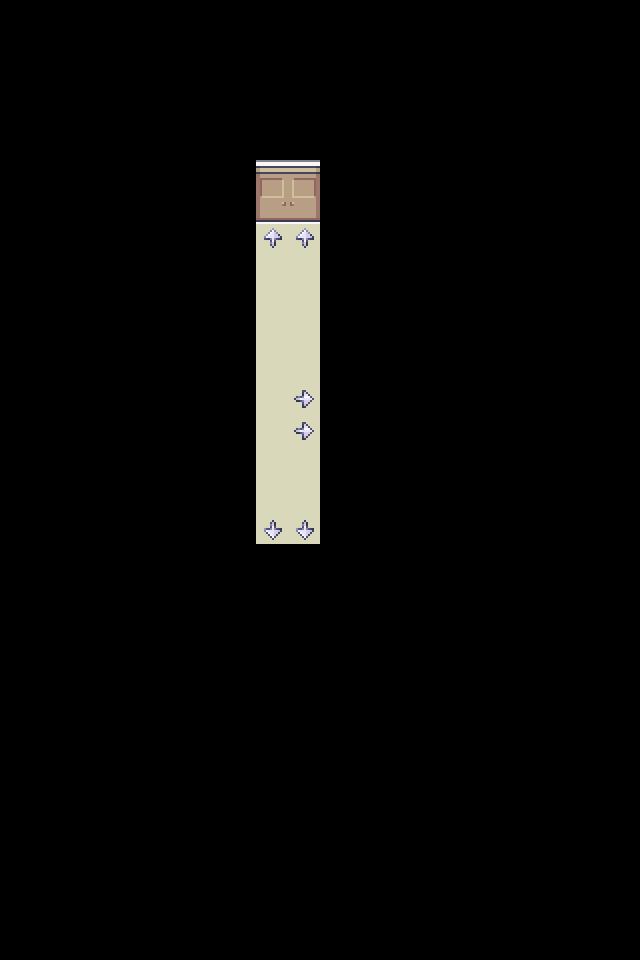

This game map was drawn from its Tiled (.tmx) file and the tilesets committed beside it. A one-line description and the full map source follow:
An orthogonal 20x30 tile map with 32x32 px tiles, 3 tile layers (base_1, base_2, top), 3 tilesets and 6 objects (3x shifter, 3x obstacle).

<map version="1.4" tiledversion="1.4.3" orientation="orthogonal" renderorder="right-down" width="20" height="30" tilewidth="32" tileheight="32" infinite="0" nextlayerid="5" nextobjectid="10">
 <tileset firstgid="1" source="tilesets/Tilesets_32x32.tsx" />
 <tileset firstgid="2321" source="tilesets/UI_32x32.tsx" />
 <tileset firstgid="2429" source="tilesets/Interiors_32x32.tsx" />
 <layer id="1" name="base_1" width="20" height="30">
  <data encoding="csv">
0,0,0,0,0,0,0,0,0,0,0,0,0,0,0,0,0,0,0,0,
0,0,0,0,0,0,0,0,0,0,0,0,0,0,0,0,0,0,0,0,
0,0,0,0,0,0,0,0,0,0,0,0,0,0,0,0,0,0,0,0,
0,0,0,0,0,0,0,0,0,0,0,0,0,0,0,0,0,0,0,0,
0,0,0,0,0,0,0,0,0,0,0,0,0,0,0,0,0,0,0,0,
0,0,0,0,0,0,0,0,417,417,0,0,0,0,0,0,0,0,0,0,
0,0,0,0,0,0,0,0,457,457,0,0,0,0,0,0,0,0,0,0,
0,0,0,0,0,0,0,0,2227,2227,0,0,0,0,0,0,0,0,0,0,
0,0,0,0,0,0,0,0,2227,2227,0,0,0,0,0,0,0,0,0,0,
0,0,0,0,0,0,0,0,2227,2227,0,0,0,0,0,0,0,0,0,0,
0,0,0,0,0,0,0,0,2227,2227,0,0,0,0,0,0,0,0,0,0,
0,0,0,0,0,0,0,0,2227,2227,0,0,0,0,0,0,0,0,0,0,
0,0,0,0,0,0,0,0,2227,2227,0,0,0,0,0,0,0,0,0,0,
0,0,0,0,0,0,0,0,2227,2227,0,0,0,0,0,0,0,0,0,0,
0,0,0,0,0,0,0,0,2227,2227,0,0,0,0,0,0,0,0,0,0,
0,0,0,0,0,0,0,0,2227,2227,0,0,0,0,0,0,0,0,0,0,
0,0,0,0,0,0,0,0,2227,2227,0,0,0,0,0,0,0,0,0,0,
0,0,0,0,0,0,0,0,0,0,0,0,0,0,0,0,0,0,0,0,
0,0,0,0,0,0,0,0,0,0,0,0,0,0,0,0,0,0,0,0,
0,0,0,0,0,0,0,0,0,0,0,0,0,0,0,0,0,0,0,0,
0,0,0,0,0,0,0,0,0,0,0,0,0,0,0,0,0,0,0,0,
0,0,0,0,0,0,0,0,0,0,0,0,0,0,0,0,0,0,0,0,
0,0,0,0,0,0,0,0,0,0,0,0,0,0,0,0,0,0,0,0,
0,0,0,0,0,0,0,0,0,0,0,0,0,0,0,0,0,0,0,0,
0,0,0,0,0,0,0,0,0,0,0,0,0,0,0,0,0,0,0,0,
0,0,0,0,0,0,0,0,0,0,0,0,0,0,0,0,0,0,0,0,
0,0,0,0,0,0,0,0,0,0,0,0,0,0,0,0,0,0,0,0,
0,0,0,0,0,0,0,0,0,0,0,0,0,0,0,0,0,0,0,0,
0,0,0,0,0,0,0,0,0,0,0,0,0,0,0,0,0,0,0,0,
0,0,0,0,0,0,0,0,0,0,0,0,0,0,0,0,0,0,0,0
</data>
 </layer>
 <layer id="2" name="base_2" width="20" height="30">
  <data encoding="csv">
0,0,0,0,0,0,0,0,0,0,0,0,0,0,0,0,0,0,0,0,
0,0,0,0,0,0,0,0,0,0,0,0,0,0,0,0,0,0,0,0,
0,0,0,0,0,0,0,0,0,0,0,0,0,0,0,0,0,0,0,0,
0,0,0,0,0,0,0,0,0,0,0,0,0,0,0,0,0,0,0,0,
0,0,0,0,0,0,0,0,0,0,0,0,0,0,0,0,0,0,0,0,
0,0,0,0,0,0,0,0,5872,2147489520,0,0,0,0,0,0,0,0,0,0,
0,0,0,0,0,0,0,0,5888,2147489536,0,0,0,0,0,0,0,0,0,0,
0,0,0,0,0,0,0,0,2332,2332,0,0,0,0,0,0,0,0,0,0,
0,0,0,0,0,0,0,0,0,0,0,0,0,0,0,0,0,0,0,0,
0,0,0,0,0,0,0,0,0,0,0,0,0,0,0,0,0,0,0,0,
0,0,0,0,0,0,0,0,0,0,0,0,0,0,0,0,0,0,0,0,
0,0,0,0,0,0,0,0,0,0,0,0,0,0,0,0,0,0,0,0,
0,0,0,0,0,0,0,0,0,2341,0,0,0,0,0,0,0,0,0,0,
0,0,0,0,0,0,0,0,0,2341,0,0,0,0,0,0,0,0,0,0,
0,0,0,0,0,0,0,0,0,0,0,0,0,0,0,0,0,0,0,0,
0,0,0,0,0,0,0,0,0,0,0,0,0,0,0,0,0,0,0,0,
0,0,0,0,0,0,0,0,2333,2333,0,0,0,0,0,0,0,0,0,0,
0,0,0,0,0,0,0,0,0,0,0,0,0,0,0,0,0,0,0,0,
0,0,0,0,0,0,0,0,0,0,0,0,0,0,0,0,0,0,0,0,
0,0,0,0,0,0,0,0,0,0,0,0,0,0,0,0,0,0,0,0,
0,0,0,0,0,0,0,0,0,0,0,0,0,0,0,0,0,0,0,0,
0,0,0,0,0,0,0,0,0,0,0,0,0,0,0,0,0,0,0,0,
0,0,0,0,0,0,0,0,0,0,0,0,0,0,0,0,0,0,0,0,
0,0,0,0,0,0,0,0,0,0,0,0,0,0,0,0,0,0,0,0,
0,0,0,0,0,0,0,0,0,0,0,0,0,0,0,0,0,0,0,0,
0,0,0,0,0,0,0,0,0,0,0,0,0,0,0,0,0,0,0,0,
0,0,0,0,0,0,0,0,0,0,0,0,0,0,0,0,0,0,0,0,
0,0,0,0,0,0,0,0,0,0,0,0,0,0,0,0,0,0,0,0,
0,0,0,0,0,0,0,0,0,0,0,0,0,0,0,0,0,0,0,0,
0,0,0,0,0,0,0,0,0,0,0,0,0,0,0,0,0,0,0,0
</data>
 </layer>
 <layer id="4" name="top" width="20" height="30">
  <data encoding="csv">
0,0,0,0,0,0,0,0,0,0,0,0,0,0,0,0,0,0,0,0,
0,0,0,0,0,0,0,0,0,0,0,0,0,0,0,0,0,0,0,0,
0,0,0,0,0,0,0,0,0,0,0,0,0,0,0,0,0,0,0,0,
0,0,0,0,0,0,0,0,0,0,0,0,0,0,0,0,0,0,0,0,
0,0,0,0,0,0,0,0,0,0,0,0,0,0,0,0,0,0,0,0,
0,0,0,0,0,0,0,0,0,0,0,0,0,0,0,0,0,0,0,0,
0,0,0,0,0,0,0,0,0,0,0,0,0,0,0,0,0,0,0,0,
0,0,0,0,0,0,0,0,0,0,0,0,0,0,0,0,0,0,0,0,
0,0,0,0,0,0,0,0,0,0,0,0,0,0,0,0,0,0,0,0,
0,0,0,0,0,0,0,0,0,0,0,0,0,0,0,0,0,0,0,0,
0,0,0,0,0,0,0,0,0,0,0,0,0,0,0,0,0,0,0,0,
0,0,0,0,0,0,0,0,0,0,0,0,0,0,0,0,0,0,0,0,
0,0,0,0,0,0,0,0,0,0,0,0,0,0,0,0,0,0,0,0,
0,0,0,0,0,0,0,0,0,0,0,0,0,0,0,0,0,0,0,0,
0,0,0,0,0,0,0,0,0,0,0,0,0,0,0,0,0,0,0,0,
0,0,0,0,0,0,0,0,0,0,0,0,0,0,0,0,0,0,0,0,
0,0,0,0,0,0,0,0,0,0,0,0,0,0,0,0,0,0,0,0,
0,0,0,0,0,0,0,0,0,0,0,0,0,0,0,0,0,0,0,0,
0,0,0,0,0,0,0,0,0,0,0,0,0,0,0,0,0,0,0,0,
0,0,0,0,0,0,0,0,0,0,0,0,0,0,0,0,0,0,0,0,
0,0,0,0,0,0,0,0,0,0,0,0,0,0,0,0,0,0,0,0,
0,0,0,0,0,0,0,0,0,0,0,0,0,0,0,0,0,0,0,0,
0,0,0,0,0,0,0,0,0,0,0,0,0,0,0,0,0,0,0,0,
0,0,0,0,0,0,0,0,0,0,0,0,0,0,0,0,0,0,0,0,
0,0,0,0,0,0,0,0,0,0,0,0,0,0,0,0,0,0,0,0,
0,0,0,0,0,0,0,0,0,0,0,0,0,0,0,0,0,0,0,0,
0,0,0,0,0,0,0,0,0,0,0,0,0,0,0,0,0,0,0,0,
0,0,0,0,0,0,0,0,0,0,0,0,0,0,0,0,0,0,0,0,
0,0,0,0,0,0,0,0,0,0,0,0,0,0,0,0,0,0,0,0,
0,0,0,0,0,0,0,0,0,0,0,0,0,0,0,0,0,0,0,0
</data>
 </layer>
 <objectgroup id="3" name="obstacles">
  <object id="1" name="shifter" x="256" y="192" width="64" height="32">
   <properties>
    <property name="to_map" value="udvar" />
    <property name="to_position_x" value="544" />
    <property name="to_position_y" value="672" />
   </properties>
  </object>
  <object id="2" name="obstacle" x="320" y="192" width="32" height="192" />
  <object id="3" name="obstacle" x="320" y="448" width="32" height="96" />
  <object id="5" name="shifter" x="320" y="384" width="32" height="64">
   <properties>
    <property name="to_map" value="kondi" />
    <property name="to_position_x" value="288" />
    <property name="to_position_y" value="672" />
   </properties>
  </object>
  <object id="6" name="obstacle" x="224" y="192" width="32" height="352" />
  <object id="9" name="shifter" x="256" y="544" width="64" height="32">
   <properties>
    <property name="to_map" value="proba" />
    <property name="to_position_x" value="512" />
    <property name="to_position_y" value="64" />
   </properties>
  </object>
 </objectgroup>
</map>
